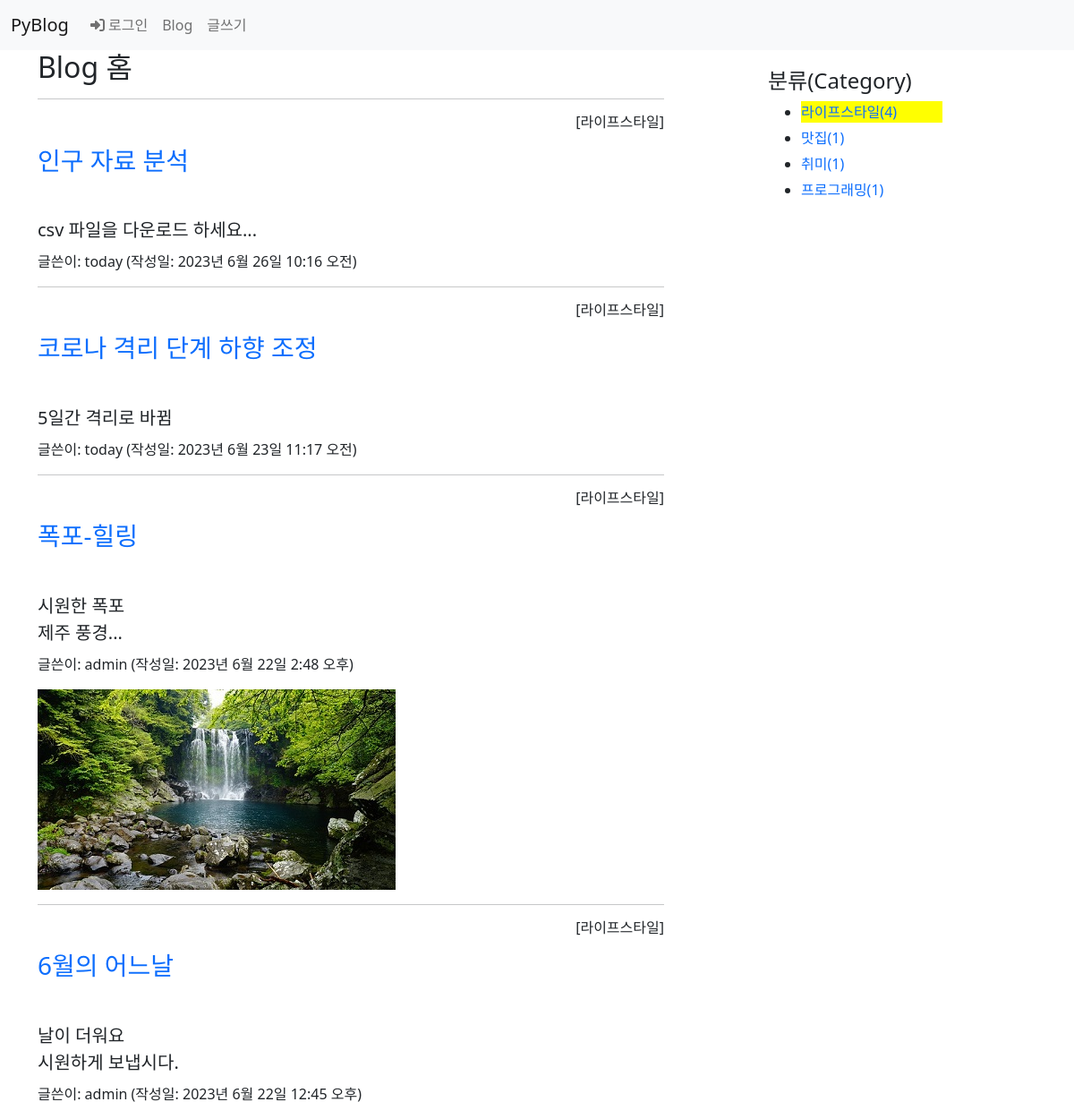
Before: /blog/category/라이프스타일/ with the older database file.
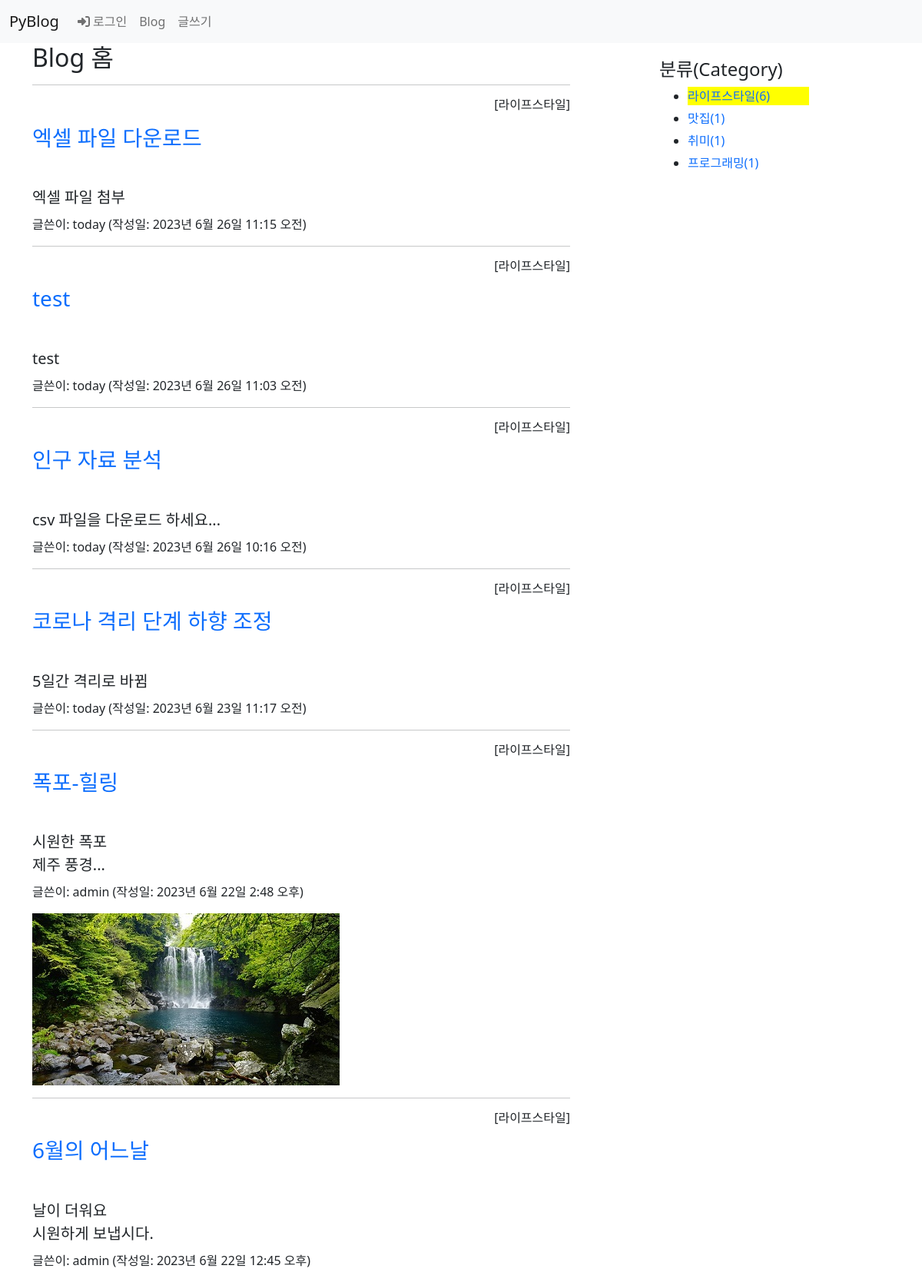
After: the same page with the newer database file.
### blog/models.py (models this page shows, shortened)
class Post(models.Model):
    author = models.ForeignKey(User, on_delete=models.CASCADE)
    title = models.CharField(max_length=100)  #제목
    content = models.TextField()              #내용
    pub_date = models.DateTimeField()         #발행일
    modify_date = models.DateTimeField(null=True, blank=True) #입력 폼이 비어도 됨
    photo = models.ImageField(upload_to='blog/images/%Y/%m/%d/',
                    null=True, blank=True)  #null 허용, 파일을 첨부하지 않을수 있음
    file = models.FileField(upload_to='blog/files/%Y/%m/%d/',
                    null=True, blank=True)
    category = models.ForeignKey(Category, null=True, blank=True,
                    on_delete=models.SET_NULL)

class Category(models.Model):
    name = models.CharField(max_length=50, unique=True)
    slug = models.SlugField(max_length=200, unique=True,
                allow_unicode=True)
    def __str__(self):
        return self.name
    def get_absolute_url(self):
        return reverse('blog:category_page', args=[self.slug])
    class Meta:
        ordering = ['name']  # 이름순 정렬
        verbose_name = 'category'
        verbose_name_plural = 'categories'

### blog/views.py (the view)
# urls.py: path('category/<str:slug>/', views.category_page,
def category_page(request, slug):
    current_category = Category.objects.get(slug=slug) #현재 카테고리 검색
    post_list = Post.objects.filter(category=current_category) # 현 카테고리의 포스트들
    post_list = post_list.order_by('-pub_date')  #날짜순 내림차순
    categories = Category.objects.all() #전체 카테고리
    context = {
        'current_category': current_category,
        'post_list': post_list,
        'categories': categories
    }
    return render(request, 'blog/post_list.html', context)

### templates/blog/post_list.html (shortened to what this page needs)
{% extends 'base.html' %}
{% block content %}
<div class="container">
    <section id="post_list">
        <h2>Blog 홈</h2>
        {% if post_list %}
            {% for post in post_list %}
                <hr>
                {% if post.category %}
                    <h6 class="text-end">[{{ post.category }}]</h6>
                {% endif %}
                <h3 class="my-3">
                    <a href="{% url 'blog:detail' post.id %}">
                        {{ post.title }}
                    </a>
                </h3>
                <h5 style="white-space: pre-line; line-height: 1.5">
                    {{ post.content }}
                </h5>
                <p>글쓴이: {{ post.author }} (작성일: {{ post.pub_date }})</p>
                {% if post.photo %}
                    <img src="{{ post.photo.url }}">
                {% endif %}
            {% endfor %}
        {% else %}
            <p>포스트가 없습니다.</p>
        {% endif %}
    </section>
    <aside id="category">
        <h4>분류(Category)</h4>
        <div>
            <ul>
                {% for category in categories %}
                    {% if current_category.slug == category.slug %}
                    <li style="background: #ff0">
                        <a href="{{ category.get_absolute_url }}">
                        {{ category.name }}({{ category.post_set.count }})
                        </a>
                    </li>
                    {% else %}
                    <li>
                        <a href="{{ category.get_absolute_url }}">
                        {{ category.name }}({{ category.post_set.count }})
                        </a>
                    </li>
                    {% endif %}
                {% endfor %}
            </ul>
        </div>
    </aside>
</div>
{% endblock %}

### templates/base.html (shortened to what this page needs)
<!DOCTYPE html>
<html lang="en">
{% load static %}
<head>
    <link rel="stylesheet" href="{% static 'blog/css/bootstrap.css' %}">
    <link rel="stylesheet" href="{% static 'blog/css/style.css' %}">
</head>
<body>
{% include 'navbar.html' %}
{% block content %}
{% endblock %}
</body>
</html>

### templates/navbar.html (shortened to what this page needs)
<nav class="navbar navbar-expand-lg navbar-light bg-light">
  <div class="container-fluid">
    <a class="navbar-brand" href="/">PyBlog</a>
    <div class="collapse navbar-collapse" id="navbarSupportedContent">
      <ul class="navbar-nav me-auto mb-2 mb-lg-0">
        {% if not user.is_authenticated %}
        <li class="nav-item">
          <a class="nav-link" href="{% url 'common:login' %}">
              <i class="fa-solid fa-right-to-bracket"></i> 로그인</a>
        </li>
        {% else %}
        <li class="nav-item">
          <a class="nav-link" href="{% url 'common:logout' %}">
            {{ user.username }}(로그아웃)
          </a>
        </li>
        {% endif %}
        <li class="nav-item">
          <a class="nav-link" href="{% url 'blog:post_list' %}">Blog</a>
        </li>
        <li class="nav-item">
          <a class="nav-link" href="{% url 'blog:post_create' %}">글쓰기</a>
        </li>
      </ul>
    </div>
  </div>
</nav>

### static/blog/css/style.css (style rules this page uses)
a { text-decoration: none; }
#post_list { width: 700px; float: left; }
#category { width: 200px; float: right; margin: 20px 100px 0 0; }
#category ul li { margin: 5px; }

Changed rows visible on the page:
added Post: category "라이프스타일", title "엑셀 파일 다운로드", content "엑셀 파일 첨부", author "today", pub_date "2023년 6월 26일 11:15 오전"
added Post: category "라이프스타일", title "test", content "test", author "today", pub_date "2023년 6월 26일 11:03 오전"
computed for Category "라이프스타일": post_set.count "4" → "6"
